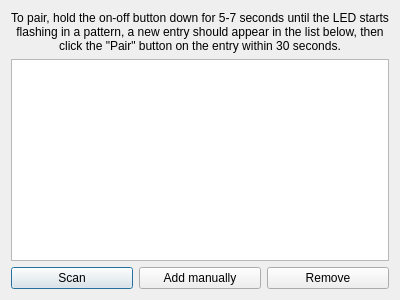
<?xml version="1.0" encoding="UTF-8"?>
<ui version="4.0">
 <class>NanoleafScanDialog</class>
 <widget class="QDialog" name="NanoleafScanDialog">
  <property name="geometry">
   <rect>
    <x>0</x>
    <y>0</y>
    <width>400</width>
    <height>300</height>
   </rect>
  </property>
  <property name="windowTitle">
   <string notr="true">Nanoleaf Scan Page</string>
  </property>
  <layout class="QVBoxLayout" name="verticalLayout">
   <item>
    <widget class="QLabel" name="SyncLabel">
     <property name="text">
      <string>To pair, hold the on-off button down for 5-7 seconds until the LED starts flashing in a pattern, a new entry should appear in the list below, then click the &quot;Pair&quot; button on the entry within 30 seconds.</string>
     </property>
     <property name="alignment">
      <set>Qt::AlignCenter</set>
     </property>
     <property name="wordWrap">
      <bool>true</bool>
     </property>
    </widget>
   </item>
   <item>
    <widget class="QListWidget" name="NanoleafDeviceList">
     <property name="verticalScrollMode">
      <enum>QAbstractItemView::ScrollPerPixel</enum>
     </property>
    </widget>
   </item>
   <item>
    <layout class="QHBoxLayout" name="horizontalLayout">
     <item>
      <widget class="QPushButton" name="ScanForNanoleafDevicesButton">
       <property name="text">
        <string>Scan</string>
       </property>
      </widget>
     </item>
     <item>
      <widget class="QPushButton" name="AddNanoleafDeviceButton">
       <property name="text">
        <string>Add manually</string>
       </property>
      </widget>
     </item>
     <item>
      <widget class="QPushButton" name="RemoveNanoleafDeviceButton">
       <property name="text">
        <string>Remove</string>
       </property>
      </widget>
     </item>
    </layout>
   </item>
  </layout>
 </widget>
 <resources/>
 <connections/>
</ui>
